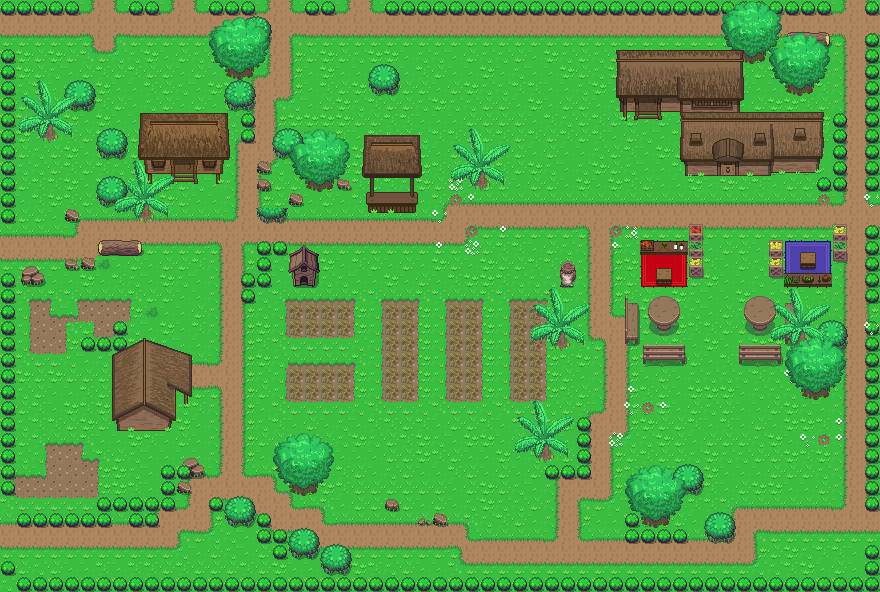

The image is a tile-based game level rendered from a .tmx file. Its description and source (layers, tilesets, objects; grid data summarised) follow:
An orthogonal 55x37 tile map with 16x16 px tiles, 10 tile layers (Base, endblocks, Cliff, Objects 1, ...), 2 tilesets.

<map version="1.0" tiledversion="1.0.2" orientation="orthogonal" renderorder="left-down" width="55" height="37" tilewidth="16" tileheight="16" nextobjectid="1">
 <tileset firstgid="1" source="../Tileset/Overworld.tsx" />
 <tileset firstgid="1729" source="../Tileset/Building.tsx" />
 <layer name="Base" width="55" height="37">
  <data>[2035 cells, 2035 non-empty, 35 distinct tile ids]</data>
 </layer>
 <layer name="endblocks" width="55" height="37">
  <data>[2035 cells, 150 non-empty, 1 distinct tile ids]</data>
 </layer>
 <layer name="Cliff" width="55" height="37">
  <data>[2035 cells, 0 non-empty, 0 distinct tile ids]</data>
 </layer>
 <layer name="Objects 1" width="55" height="37">
  <data>[2035 cells, 117 non-empty, 67 distinct tile ids]</data>
 </layer>
 <layer name="Plants1" width="55" height="37">
  <data>[2035 cells, 129 non-empty, 13 distinct tile ids]</data>
 </layer>
 <layer name="Buildings 1" width="55" height="37">
  <data>[2035 cells, 103 non-empty, 103 distinct tile ids]</data>
 </layer>
 <layer name="Buildings 2" width="55" height="37">
  <data>[2035 cells, 40 non-empty, 40 distinct tile ids]</data>
 </layer>
 <layer name="Objects 2" width="55" height="37">
  <data>[2035 cells, 11 non-empty, 9 distinct tile ids]</data>
 </layer>
 <layer name="Plants 1" width="55" height="37">
  <data>[2035 cells, 0 non-empty, 0 distinct tile ids]</data>
 </layer>
 <layer name="Above Player" width="55" height="37">
  <properties>
   <property name="unity:sortingLayerName" value="AbovePlayer" />
  </properties>
  <data>[2035 cells, 231 non-empty, 82 distinct tile ids]</data>
 </layer>
</map>
